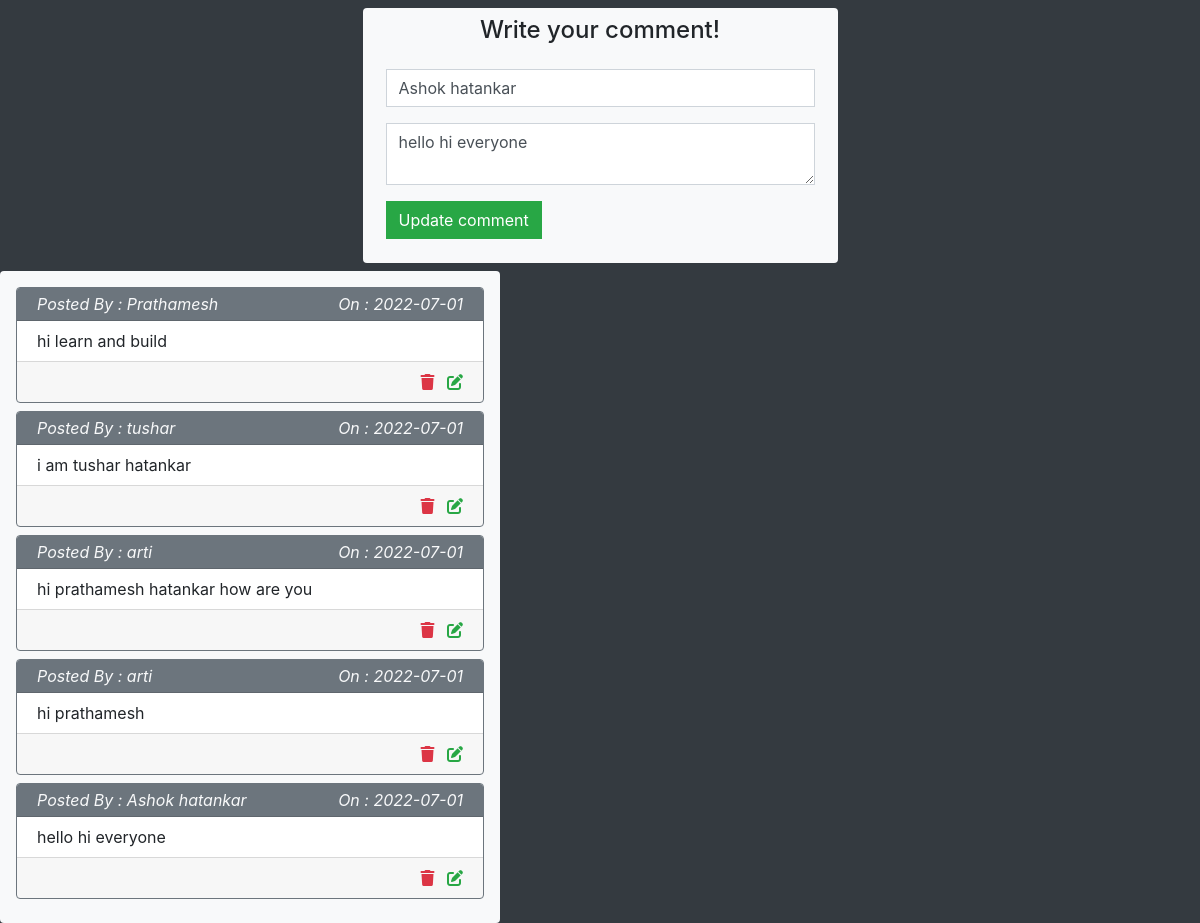
Screenshot of /index.php?edit=4 with the database file from the repository.
### tables this page shows
CREATE TABLE `comment_table` (
  `id` int(11) NOT NULL,
  `name` varchar(100) NOT NULL,
  `comment` text NOT NULL,
  `cur_date` date NOT NULL
);

### action.php (called while the page is built, shortened)
<?php
require 'config.php';
if(isset($_GET['edit'])){
    $id=$_GET['edit'];
    $sql="SELECT * FROM comment_table WHERE id='$id'";
    $result=$conn->query($sql);
    $row=$result->fetch_assoc();
    $u_name=$row['name'];
    $u_comment=$row['comment'];
    $update=true;
}
?>

### index.php (the view, shortened to what this page needs)
<?php
require 'action.php';
?>
<!DOCTYPE html>
<html lang="en">
<head>
<link rel="stylesheet" href="https://cdn.jsdelivr.net/npm/bootstrap@4.6.1/dist/css/bootstrap.min.css">
</head>
<body class="bg-dark">
    <div class="container">
        <div class="row justify-content-center mb-2">
            <div class="col-lg-5 bg-light rounded mt-2">
                <h4 class="text-center p-2">Write your comment!</h4>
                <form action="index.php" method="POST" class="p-2">
                    <div class="form-group">
                        <input type="text" name="name" class="form-control rounded-0" placeholder="Enter your name" required value="<?=$u_name; ?>">
                    </div>
                    <div class="form-group">
                        <textarea name="comment" class="form-control rounded-0" placeholder="Write your comment here" required><?=$u_comment; ?></textarea>
                    </div>
                    <div class="form-group">
                        <?php if($update==true) { ?>
                        <input type="submit" name="update" class="btn btn-success rounded-0" value="Update comment">
                        <?php } else { ?>
                       <input type="submit" name="submit" class="btn btn-primary rounded-0" value="Post Comment">
                       <?php } ?>
                        <h5 class="float-right text-success p-2"><?= $msg; ?></h5>
                    </div>
                </form>
            </div>
        </div>
        </div class="row justify-content-center mb-2">
            <div class="col-lg-5 rounded bg-light p-3">
                <?php
                    $sql="SELECT * FROM comment_table ORDER BY id DESC";
                    $result=$conn->query($sql);
                    while($row=$result->fetch_assoc()){
                ?>
                <div class="card mb-2 border-secondary">
                    <div class="card-header bg-secondary py-1 text-light">
                        <span class="font-italic">Posted By : <?= $row['name'] ?></span>
                        <span class="float-right font-italic">On : <?= $row['cur_date'] ?></span>
                    </div>
                    <div class="card-body py-2">
                        <p class="card-text"><?= $row['comment'] ?></p>
                    </div>
                    <div class="card-footer py-2">
                        <div class="float-right">
                        <a href="action.php?del=<?= $row['id'] ?>" class="text-danger mr-2" onclick="return confirm('Do you want to delete this comment?');" title="Delete"><i class="fas fa-trash"></i></a>
                        <a href="index.php?edit=<?= $row['id'] ?>" class="text-success" title="Edit"><i class="fas fa-edit"></i></a>
                        </div>
                    </div>
                </div>
                <?php }  ?>
            </div>
</body>
</html>

### rows the page displays
comment_table: name "Ashok hatankar", comment "hello hi everyone", cur_date "2022-07-01"
comment_table: name "Prathamesh", cur_date "2022-07-01", comment "hi learn and build"
comment_table: name "tushar", cur_date "2022-07-01", comment "i am tushar hatankar"
comment_table: name "arti", cur_date "2022-07-01", comment "hi prathamesh hatankar how are you"
comment_table: name "arti", cur_date "2022-07-01", comment "hi prathamesh"
